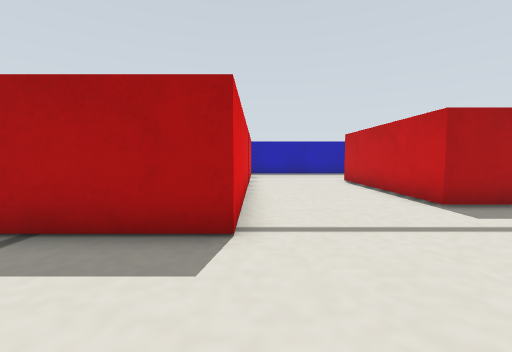
view 1 (above)

24 first-person views from a walk through a world built for the Gazebo simulator. The camera is 0.1 m above the floor, tilts 4° down and sees 90° across. The floor is counted in squares, 0.1 m on a side. Each view is taken from the middle of a square. On the plan, view 1 faces up. The plan holds only what a view shows up to about 11 squares ahead; the rest is blank. The place goes on beyond the plan.

view 2
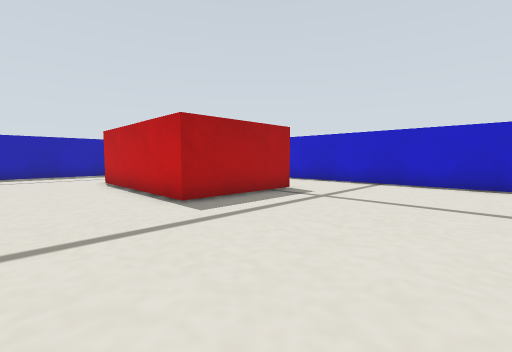

view 3
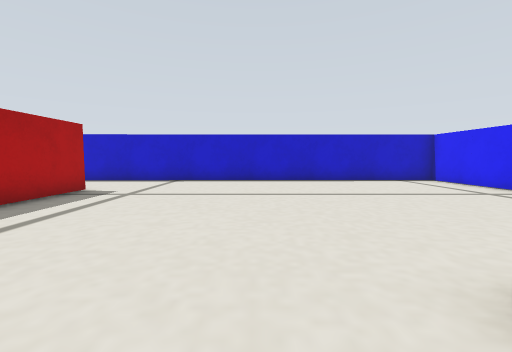

view 4
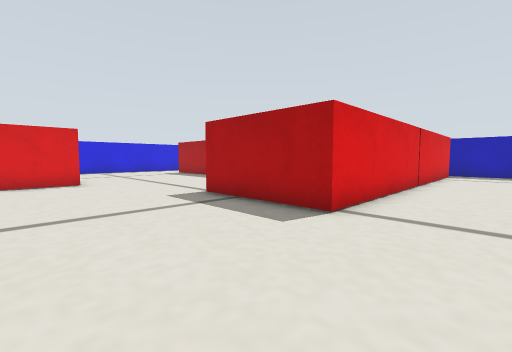

view 5
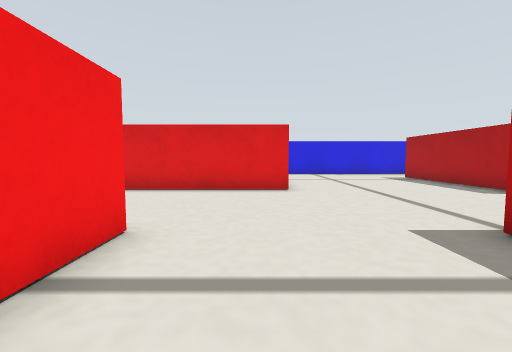

view 6
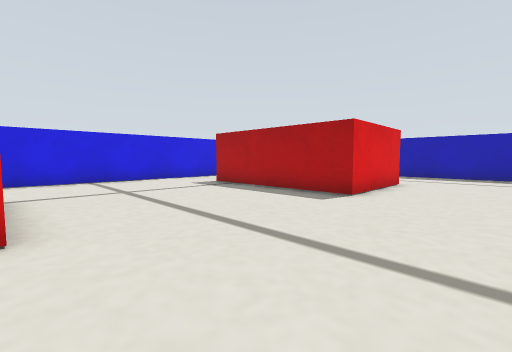

view 7
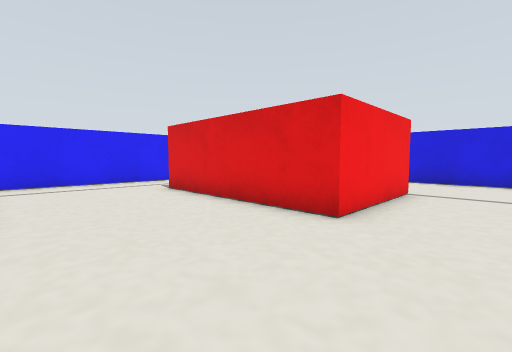

view 8
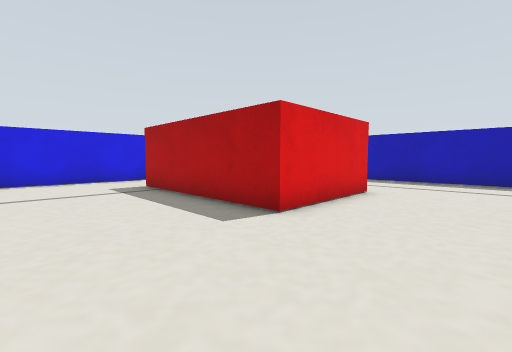

view 9
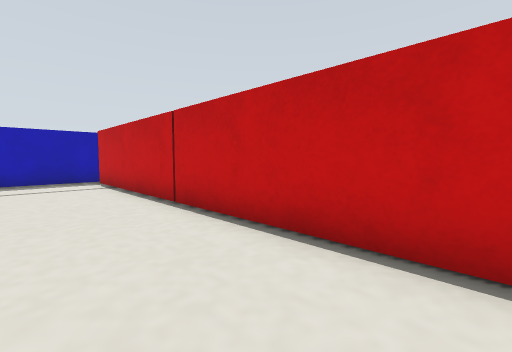

view 10
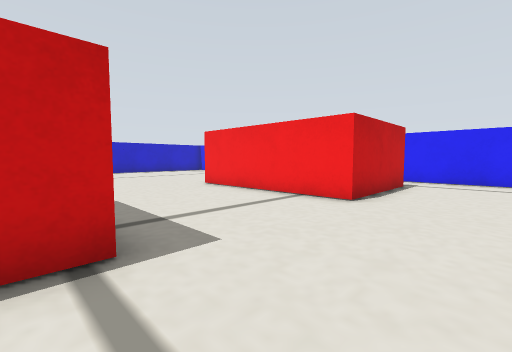

view 11
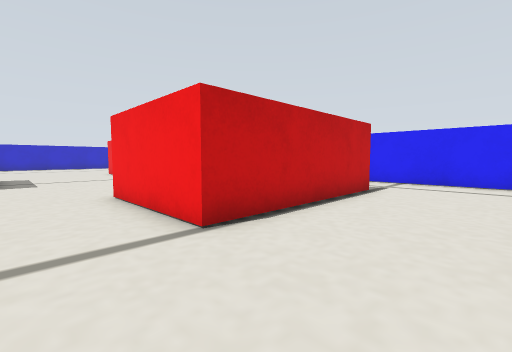

view 12
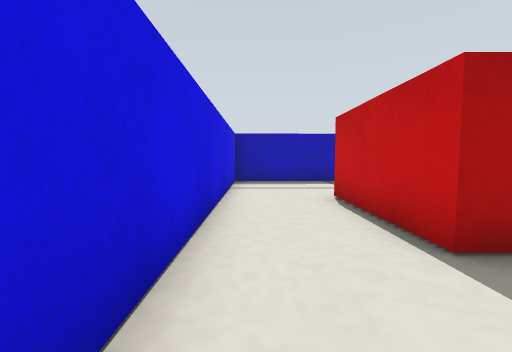

view 13
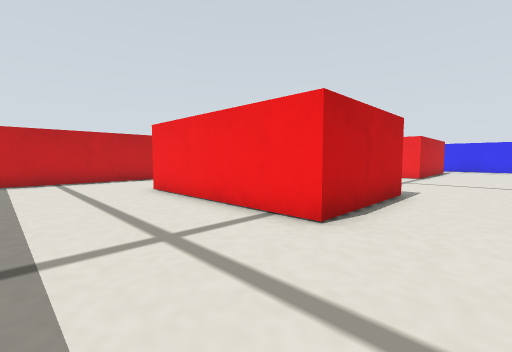

view 14
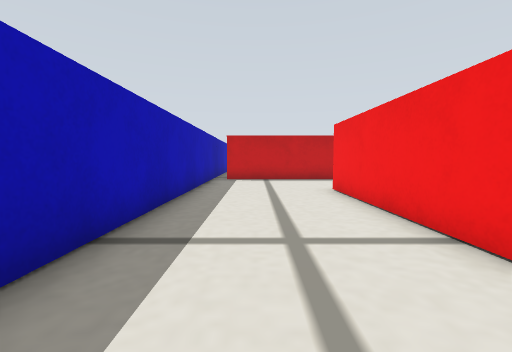

view 15
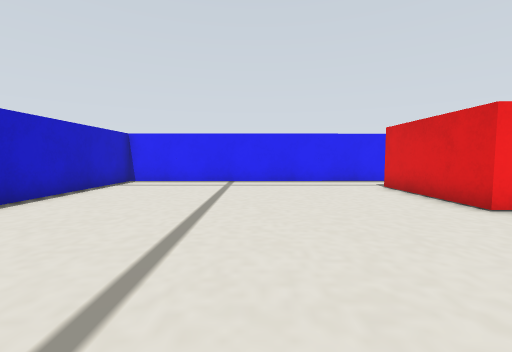

view 16
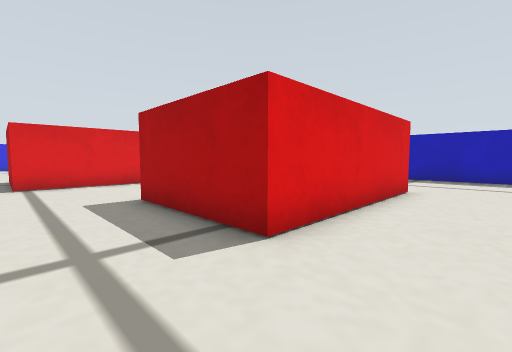

view 17
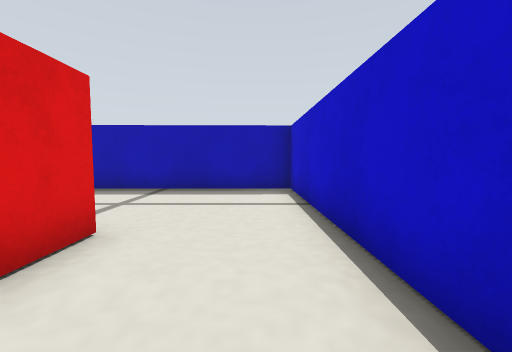

view 18
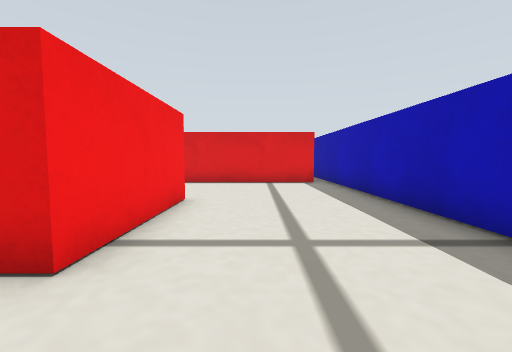

view 19
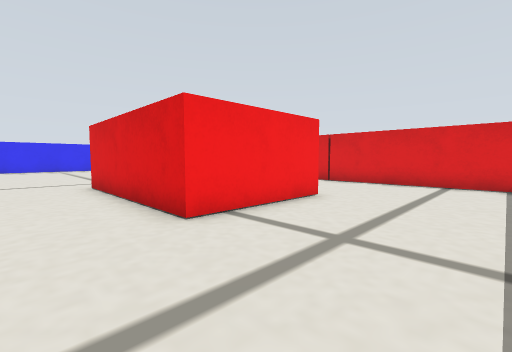

view 20
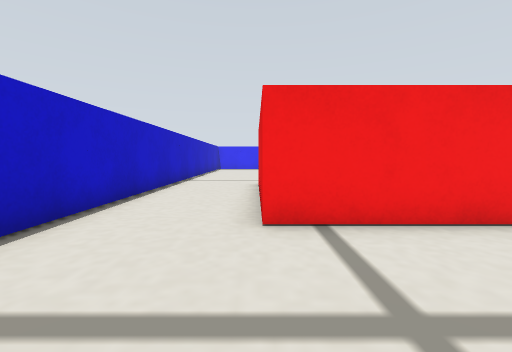

view 21
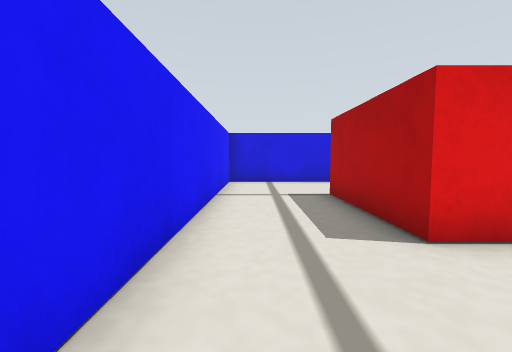

view 22
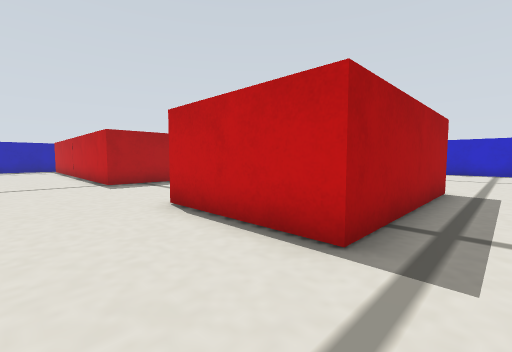

view 23
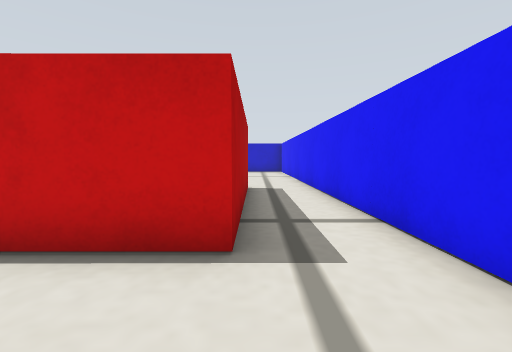

view 24
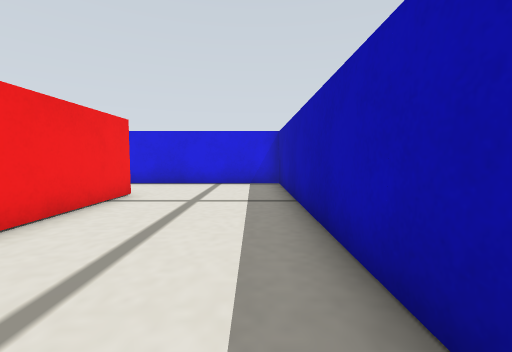

### Floor plan
Key: @ floor where view 1 was taken; # wall or solid block; . floor; O other object.
Columns run from 17 left of view 1 to 11 right of it. Each row starts with its distance up from view 1.
 16 ##############  #############
 15 #............O   O..........#
 14 #............O  .O..........#
 13 #............O  .O..........#
 12 #...OOOOO....O  .O..........#
 11 #..O...  O...O  .O...OOOOO..#
 10 #..O     O...O   O...O   O..#
  9 #..O     O...O   O...O   O..#
  8 #..OOOOOOO...O   O...O   O..#
  7 #............O   O...O   O..#
  6 #............O   O...O   O..#
  5 #............O   O...OOOO...#
  4 #............O  .O..........#
  3 #............OOOO...........#
  2 #...........................#
  1 #...OOOOO...................#
  0 #...O   O........@..........#
 -1  ...O   O...................#
 -2  ...O   O....OOOOOOO........#
 -3  ...O   O....O    .O........#
 -4 #...O   O....O     O........#
 -5 #...OOOOO....O     O........#
 -6 #............OOOOOO.........#
 -7 #...........................#
 -8 #############################

Positions as (right, up) in squares from view 1, and headings:
1: (0, 0), facing up
2: (1, 0), facing up-right
3: (0, 0), facing right
4: (2, -1), facing up-left
5: (-1, 0), facing left
6: (-5, 1), facing up-left
7: (-5, 3), facing down-left
8: (-5, 4), facing up-left
9: (-7, 4), facing up-right
10: (-7, 4), facing down-right
11: (-16, 3), facing down-right
12: (-16, 5), facing up
13: (-16, 15), facing down-right
14: (-16, 14), facing right
15: (6, 3), facing down
16: (10, 3), facing up-left
17: (10, 8), facing up
18: (10, 13), facing left
19: (10, 15), facing down-left
20: (8, 15), facing down
21: (-6, -7), facing left
22: (-7, -7), facing up-right
23: (-7, -6), facing right
24: (-7, 15), facing left
